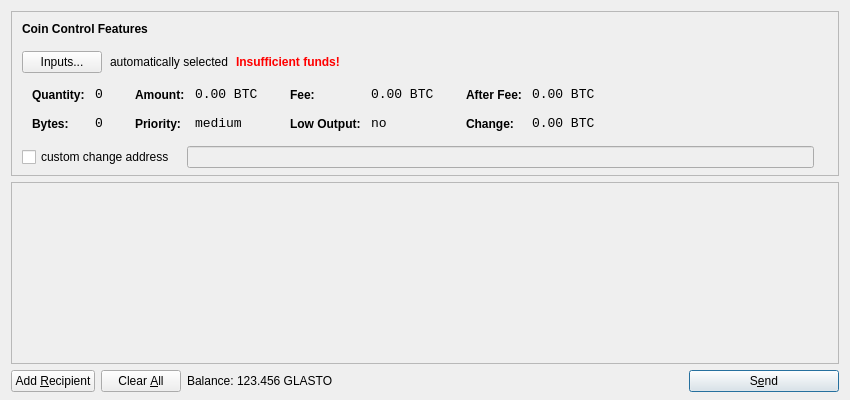
<?xml version="1.0" encoding="UTF-8"?>
<ui version="4.0">
 <class>SendCoinsDialog</class>
 <widget class="QDialog" name="SendCoinsDialog">
  <property name="geometry">
   <rect>
    <x>0</x>
    <y>0</y>
    <width>850</width>
    <height>400</height>
   </rect>
  </property>
  <property name="windowTitle">
   <string>Send Coins</string>
  </property>
  <layout class="QVBoxLayout" name="verticalLayout" stretch="0,1,0">
   <property name="bottomMargin">
    <number>8</number>
   </property>
   <item>
    <widget class="QFrame" name="frameCoinControl">
     <property name="sizePolicy">
      <sizepolicy hsizetype="Expanding" vsizetype="Expanding">
       <horstretch>0</horstretch>
       <verstretch>0</verstretch>
      </sizepolicy>
     </property>
     <property name="maximumSize">
      <size>
       <width>16777215</width>
       <height>16777215</height>
      </size>
     </property>
     <property name="frameShape">
      <enum>QFrame::StyledPanel</enum>
     </property>
     <property name="frameShadow">
      <enum>QFrame::Sunken</enum>
     </property>
     <layout class="QVBoxLayout" name="verticalLayoutCoinControl2">
      <property name="spacing">
       <number>-1</number>
      </property>
      <property name="leftMargin">
       <number>0</number>
      </property>
      <property name="topMargin">
       <number>0</number>
      </property>
      <property name="rightMargin">
       <number>0</number>
      </property>
      <property name="bottomMargin">
       <number>6</number>
      </property>
      <item>
       <layout class="QVBoxLayout" name="verticalLayoutCoinControl" stretch="0,0,0,0,1">
        <property name="spacing">
         <number>0</number>
        </property>
        <property name="leftMargin">
         <number>10</number>
        </property>
        <property name="topMargin">
         <number>10</number>
        </property>
        <item>
         <layout class="QHBoxLayout" name="horizontalLayoutCoinControl1">
          <property name="bottomMargin">
           <number>15</number>
          </property>
          <item>
           <widget class="QLabel" name="labelCoinControlFeatures">
            <property name="sizePolicy">
             <sizepolicy hsizetype="Preferred" vsizetype="Maximum">
              <horstretch>0</horstretch>
              <verstretch>0</verstretch>
             </sizepolicy>
            </property>
            <property name="font">
             <font>
              <weight>75</weight>
              <bold>true</bold>
             </font>
            </property>
            <property name="styleSheet">
             <string notr="true">font-weight:bold;</string>
            </property>
            <property name="text">
             <string>Coin Control Features</string>
            </property>
           </widget>
          </item>
         </layout>
        </item>
        <item>
         <layout class="QHBoxLayout" name="horizontalLayoutCoinControl2" stretch="0,0,0,0">
          <property name="spacing">
           <number>8</number>
          </property>
          <property name="bottomMargin">
           <number>10</number>
          </property>
          <item>
           <widget class="QPushButton" name="pushButtonCoinControl">
            <property name="styleSheet">
             <string notr="true"/>
            </property>
            <property name="text">
             <string>Inputs...</string>
            </property>
           </widget>
          </item>
          <item>
           <widget class="QLabel" name="labelCoinControlAutomaticallySelected">
            <property name="text">
             <string>automatically selected</string>
            </property>
            <property name="margin">
             <number>5</number>
            </property>
           </widget>
          </item>
          <item>
           <widget class="QLabel" name="labelCoinControlInsuffFunds">
            <property name="font">
             <font>
              <weight>75</weight>
              <bold>true</bold>
             </font>
            </property>
            <property name="styleSheet">
             <string notr="true">color:red;font-weight:bold;</string>
            </property>
            <property name="text">
             <string>Insufficient funds!</string>
            </property>
            <property name="margin">
             <number>5</number>
            </property>
           </widget>
          </item>
          <item>
           <spacer name="horizontalSpacerCoinControl">
            <property name="orientation">
             <enum>Qt::Horizontal</enum>
            </property>
            <property name="sizeHint" stdset="0">
             <size>
              <width>40</width>
              <height>1</height>
             </size>
            </property>
           </spacer>
          </item>
         </layout>
        </item>
        <item>
         <widget class="QWidget" name="widgetCoinControl" native="true">
          <property name="sizePolicy">
           <sizepolicy hsizetype="Preferred" vsizetype="Preferred">
            <horstretch>0</horstretch>
            <verstretch>0</verstretch>
           </sizepolicy>
          </property>
          <property name="minimumSize">
           <size>
            <width>0</width>
            <height>0</height>
           </size>
          </property>
          <property name="styleSheet">
           <string notr="true"/>
          </property>
          <layout class="QHBoxLayout" name="horizontalLayoutCoinControl5">
           <property name="margin">
            <number>0</number>
           </property>
           <item>
            <layout class="QHBoxLayout" name="horizontalLayoutCoinControl3" stretch="0,0,0,1">
             <property name="spacing">
              <number>20</number>
             </property>
             <property name="topMargin">
              <number>0</number>
             </property>
             <property name="bottomMargin">
              <number>10</number>
             </property>
             <item>
              <layout class="QFormLayout" name="formLayoutCoinControl1">
               <property name="horizontalSpacing">
                <number>10</number>
               </property>
               <property name="verticalSpacing">
                <number>14</number>
               </property>
               <property name="leftMargin">
                <number>10</number>
               </property>
               <property name="topMargin">
                <number>4</number>
               </property>
               <property name="rightMargin">
                <number>6</number>
               </property>
               <item row="0" column="0">
                <widget class="QLabel" name="labelCoinControlQuantityText">
                 <property name="styleSheet">
                  <string notr="true">font-weight:bold;</string>
                 </property>
                 <property name="text">
                  <string>Quantity:</string>
                 </property>
                 <property name="margin">
                  <number>0</number>
                 </property>
                </widget>
               </item>
               <item row="0" column="1">
                <widget class="QLabel" name="labelCoinControlQuantity">
                 <property name="font">
                  <font>
                   <family>Monospace</family>
                   <pointsize>10</pointsize>
                  </font>
                 </property>
                 <property name="cursor">
                  <cursorShape>IBeamCursor</cursorShape>
                 </property>
                 <property name="contextMenuPolicy">
                  <enum>Qt::ActionsContextMenu</enum>
                 </property>
                 <property name="text">
                  <string notr="true">0</string>
                 </property>
                 <property name="margin">
                  <number>0</number>
                 </property>
                 <property name="textInteractionFlags">
                  <set>Qt::LinksAccessibleByMouse|Qt::TextSelectableByKeyboard|Qt::TextSelectableByMouse</set>
                 </property>
                </widget>
               </item>
               <item row="1" column="0">
                <widget class="QLabel" name="labelCoinControlBytesText">
                 <property name="styleSheet">
                  <string notr="true">font-weight:bold;</string>
                 </property>
                 <property name="text">
                  <string>Bytes:</string>
                 </property>
                </widget>
               </item>
               <item row="1" column="1">
                <widget class="QLabel" name="labelCoinControlBytes">
                 <property name="font">
                  <font>
                   <family>Monospace</family>
                   <pointsize>10</pointsize>
                  </font>
                 </property>
                 <property name="cursor">
                  <cursorShape>IBeamCursor</cursorShape>
                 </property>
                 <property name="contextMenuPolicy">
                  <enum>Qt::ActionsContextMenu</enum>
                 </property>
                 <property name="text">
                  <string notr="true">0</string>
                 </property>
                 <property name="textInteractionFlags">
                  <set>Qt::LinksAccessibleByMouse|Qt::TextSelectableByKeyboard|Qt::TextSelectableByMouse</set>
                 </property>
                </widget>
               </item>
              </layout>
             </item>
             <item>
              <layout class="QFormLayout" name="formLayoutCoinControl2">
               <property name="horizontalSpacing">
                <number>10</number>
               </property>
               <property name="verticalSpacing">
                <number>14</number>
               </property>
               <property name="leftMargin">
                <number>6</number>
               </property>
               <property name="topMargin">
                <number>4</number>
               </property>
               <property name="rightMargin">
                <number>6</number>
               </property>
               <item row="0" column="0">
                <widget class="QLabel" name="labelCoinControlAmountText">
                 <property name="styleSheet">
                  <string notr="true">font-weight:bold;</string>
                 </property>
                 <property name="text">
                  <string>Amount:</string>
                 </property>
                 <property name="margin">
                  <number>0</number>
                 </property>
                </widget>
               </item>
               <item row="0" column="1">
                <widget class="QLabel" name="labelCoinControlAmount">
                 <property name="font">
                  <font>
                   <family>Monospace</family>
                   <pointsize>10</pointsize>
                  </font>
                 </property>
                 <property name="cursor">
                  <cursorShape>IBeamCursor</cursorShape>
                 </property>
                 <property name="contextMenuPolicy">
                  <enum>Qt::ActionsContextMenu</enum>
                 </property>
                 <property name="text">
                  <string notr="true">0.00 BTC</string>
                 </property>
                 <property name="textInteractionFlags">
                  <set>Qt::LinksAccessibleByMouse|Qt::TextSelectableByKeyboard|Qt::TextSelectableByMouse</set>
                 </property>
                </widget>
               </item>
               <item row="1" column="0">
                <widget class="QLabel" name="labelCoinControlPriorityText">
                 <property name="styleSheet">
                  <string notr="true">font-weight:bold;</string>
                 </property>
                 <property name="text">
                  <string>Priority:</string>
                 </property>
                </widget>
               </item>
               <item row="1" column="1">
                <widget class="QLabel" name="labelCoinControlPriority">
                 <property name="font">
                  <font>
                   <family>Monospace</family>
                   <pointsize>10</pointsize>
                  </font>
                 </property>
                 <property name="cursor">
                  <cursorShape>IBeamCursor</cursorShape>
                 </property>
                 <property name="contextMenuPolicy">
                  <enum>Qt::ActionsContextMenu</enum>
                 </property>
                 <property name="text">
                  <string>medium</string>
                 </property>
                 <property name="textInteractionFlags">
                  <set>Qt::LinksAccessibleByMouse|Qt::TextSelectableByKeyboard|Qt::TextSelectableByMouse</set>
                 </property>
                </widget>
               </item>
              </layout>
             </item>
             <item>
              <layout class="QFormLayout" name="formLayoutCoinControl3">
               <property name="horizontalSpacing">
                <number>10</number>
               </property>
               <property name="verticalSpacing">
                <number>14</number>
               </property>
               <property name="leftMargin">
                <number>6</number>
               </property>
               <property name="topMargin">
                <number>4</number>
               </property>
               <property name="rightMargin">
                <number>6</number>
               </property>
               <item row="0" column="0">
                <widget class="QLabel" name="labelCoinControlFeeText">
                 <property name="styleSheet">
                  <string notr="true">font-weight:bold;</string>
                 </property>
                 <property name="text">
                  <string>Fee:</string>
                 </property>
                 <property name="margin">
                  <number>0</number>
                 </property>
                </widget>
               </item>
               <item row="0" column="1">
                <widget class="QLabel" name="labelCoinControlFee">
                 <property name="font">
                  <font>
                   <family>Monospace</family>
                   <pointsize>10</pointsize>
                  </font>
                 </property>
                 <property name="cursor">
                  <cursorShape>IBeamCursor</cursorShape>
                 </property>
                 <property name="contextMenuPolicy">
                  <enum>Qt::ActionsContextMenu</enum>
                 </property>
                 <property name="text">
                  <string notr="true">0.00 BTC</string>
                 </property>
                 <property name="textInteractionFlags">
                  <set>Qt::LinksAccessibleByMouse|Qt::TextSelectableByKeyboard|Qt::TextSelectableByMouse</set>
                 </property>
                </widget>
               </item>
               <item row="1" column="0">
                <widget class="QLabel" name="labelCoinControlLowOutputText">
                 <property name="styleSheet">
                  <string notr="true">font-weight:bold;</string>
                 </property>
                 <property name="text">
                  <string>Low Output:</string>
                 </property>
                </widget>
               </item>
               <item row="1" column="1">
                <widget class="QLabel" name="labelCoinControlLowOutput">
                 <property name="font">
                  <font>
                   <family>Monospace</family>
                   <pointsize>10</pointsize>
                  </font>
                 </property>
                 <property name="cursor">
                  <cursorShape>IBeamCursor</cursorShape>
                 </property>
                 <property name="contextMenuPolicy">
                  <enum>Qt::ActionsContextMenu</enum>
                 </property>
                 <property name="text">
                  <string>no</string>
                 </property>
                 <property name="textInteractionFlags">
                  <set>Qt::LinksAccessibleByMouse|Qt::TextSelectableByKeyboard|Qt::TextSelectableByMouse</set>
                 </property>
                </widget>
               </item>
              </layout>
             </item>
             <item>
              <layout class="QFormLayout" name="formLayoutCoinControl4">
               <property name="horizontalSpacing">
                <number>10</number>
               </property>
               <property name="verticalSpacing">
                <number>14</number>
               </property>
               <property name="leftMargin">
                <number>6</number>
               </property>
               <property name="topMargin">
                <number>4</number>
               </property>
               <property name="rightMargin">
                <number>6</number>
               </property>
               <item row="0" column="0">
                <widget class="QLabel" name="labelCoinControlAfterFeeText">
                 <property name="styleSheet">
                  <string notr="true">font-weight:bold;</string>
                 </property>
                 <property name="text">
                  <string>After Fee:</string>
                 </property>
                 <property name="margin">
                  <number>0</number>
                 </property>
                </widget>
               </item>
               <item row="0" column="1">
                <widget class="QLabel" name="labelCoinControlAfterFee">
                 <property name="font">
                  <font>
                   <family>Monospace</family>
                   <pointsize>10</pointsize>
                  </font>
                 </property>
                 <property name="cursor">
                  <cursorShape>IBeamCursor</cursorShape>
                 </property>
                 <property name="contextMenuPolicy">
                  <enum>Qt::ActionsContextMenu</enum>
                 </property>
                 <property name="text">
                  <string notr="true">0.00 BTC</string>
                 </property>
                 <property name="textInteractionFlags">
                  <set>Qt::LinksAccessibleByMouse|Qt::TextSelectableByKeyboard|Qt::TextSelectableByMouse</set>
                 </property>
                </widget>
               </item>
               <item row="1" column="0">
                <widget class="QLabel" name="labelCoinControlChangeText">
                 <property name="styleSheet">
                  <string notr="true">font-weight:bold;</string>
                 </property>
                 <property name="text">
                  <string>Change:</string>
                 </property>
                </widget>
               </item>
               <item row="1" column="1">
                <widget class="QLabel" name="labelCoinControlChange">
                 <property name="font">
                  <font>
                   <family>Monospace</family>
                   <pointsize>10</pointsize>
                  </font>
                 </property>
                 <property name="cursor">
                  <cursorShape>IBeamCursor</cursorShape>
                 </property>
                 <property name="contextMenuPolicy">
                  <enum>Qt::ActionsContextMenu</enum>
                 </property>
                 <property name="text">
                  <string notr="true">0.00 BTC</string>
                 </property>
                 <property name="textInteractionFlags">
                  <set>Qt::LinksAccessibleByMouse|Qt::TextSelectableByKeyboard|Qt::TextSelectableByMouse</set>
                 </property>
                </widget>
               </item>
              </layout>
             </item>
            </layout>
           </item>
          </layout>
         </widget>
        </item>
        <item>
         <layout class="QHBoxLayout" name="horizontalLayoutCoinControl4" stretch="0,0,0">
          <property name="spacing">
           <number>12</number>
          </property>
          <property name="sizeConstraint">
           <enum>QLayout::SetDefaultConstraint</enum>
          </property>
          <property name="topMargin">
           <number>5</number>
          </property>
          <property name="rightMargin">
           <number>5</number>
          </property>
          <item>
           <widget class="QCheckBox" name="checkBoxCoinControlChange">
            <property name="text">
             <string>custom change address</string>
            </property>
           </widget>
          </item>
          <item>
           <widget class="QLineEdit" name="lineEditCoinControlChange">
            <property name="enabled">
             <bool>false</bool>
            </property>
            <property name="sizePolicy">
             <sizepolicy hsizetype="Expanding" vsizetype="Fixed">
              <horstretch>0</horstretch>
              <verstretch>0</verstretch>
             </sizepolicy>
            </property>
           </widget>
          </item>
          <item>
           <widget class="QLabel" name="labelCoinControlChangeLabel">
            <property name="sizePolicy">
             <sizepolicy hsizetype="Preferred" vsizetype="Expanding">
              <horstretch>0</horstretch>
              <verstretch>0</verstretch>
             </sizepolicy>
            </property>
            <property name="minimumSize">
             <size>
              <width>0</width>
              <height>0</height>
             </size>
            </property>
            <property name="text">
             <string/>
            </property>
            <property name="margin">
             <number>3</number>
            </property>
           </widget>
          </item>
         </layout>
        </item>
        <item>
         <spacer name="verticalSpacerCoinControl">
          <property name="orientation">
           <enum>Qt::Vertical</enum>
          </property>
          <property name="sizeHint" stdset="0">
           <size>
            <width>800</width>
            <height>1</height>
           </size>
          </property>
         </spacer>
        </item>
       </layout>
      </item>
     </layout>
    </widget>
   </item>
   <item>
    <widget class="QScrollArea" name="scrollArea">
     <property name="widgetResizable">
      <bool>true</bool>
     </property>
     <widget class="QWidget" name="scrollAreaWidgetContents">
      <property name="geometry">
       <rect>
        <x>0</x>
        <y>0</y>
        <width>830</width>
        <height>165</height>
       </rect>
      </property>
      <layout class="QVBoxLayout" name="verticalLayout_2">
       <property name="margin">
        <number>0</number>
       </property>
       <item>
        <layout class="QVBoxLayout" name="entries">
         <property name="spacing">
          <number>6</number>
         </property>
        </layout>
       </item>
       <item>
        <spacer name="verticalSpacer">
         <property name="orientation">
          <enum>Qt::Vertical</enum>
         </property>
         <property name="sizeHint" stdset="0">
          <size>
           <width>20</width>
           <height>40</height>
          </size>
         </property>
        </spacer>
       </item>
      </layout>
     </widget>
    </widget>
   </item>
   <item>
    <layout class="QHBoxLayout" name="horizontalLayout">
     <item>
      <widget class="QPushButton" name="addButton">
       <property name="toolTip">
        <string>Send to multiple recipients at once</string>
       </property>
       <property name="text">
        <string>Add &amp;Recipient</string>
       </property>
       <property name="icon">
        <iconset resource="../bitcoin.qrc">
         <normaloff>:/icons/add</normaloff>:/icons/add</iconset>
       </property>
       <property name="autoDefault">
        <bool>false</bool>
       </property>
      </widget>
     </item>
     <item>
      <widget class="QPushButton" name="clearButton">
       <property name="sizePolicy">
        <sizepolicy hsizetype="Minimum" vsizetype="Fixed">
         <horstretch>0</horstretch>
         <verstretch>0</verstretch>
        </sizepolicy>
       </property>
       <property name="toolTip">
        <string>Remove all transaction fields</string>
       </property>
       <property name="text">
        <string>Clear &amp;All</string>
       </property>
       <property name="icon">
        <iconset resource="../bitcoin.qrc">
         <normaloff>:/icons/remove</normaloff>:/icons/remove</iconset>
       </property>
       <property name="autoRepeatDelay">
        <number>300</number>
       </property>
       <property name="autoDefault">
        <bool>false</bool>
       </property>
      </widget>
     </item>
     <item>
      <layout class="QHBoxLayout" name="horizontalLayout_2">
       <property name="spacing">
        <number>3</number>
       </property>
       <item>
        <widget class="QLabel" name="label">
         <property name="text">
          <string>Balance:</string>
         </property>
        </widget>
       </item>
       <item>
        <widget class="QLabel" name="labelBalance">
         <property name="cursor">
          <cursorShape>IBeamCursor</cursorShape>
         </property>
         <property name="text">
          <string>123.456 GLASTO</string>
         </property>
         <property name="textInteractionFlags">
          <set>Qt::LinksAccessibleByMouse|Qt::TextSelectableByKeyboard|Qt::TextSelectableByMouse</set>
         </property>
        </widget>
       </item>
      </layout>
     </item>
     <item>
      <spacer name="horizontalSpacer">
       <property name="orientation">
        <enum>Qt::Horizontal</enum>
       </property>
       <property name="sizeHint" stdset="0">
        <size>
         <width>40</width>
         <height>20</height>
        </size>
       </property>
      </spacer>
     </item>
     <item>
      <widget class="QPushButton" name="sendButton">
       <property name="minimumSize">
        <size>
         <width>150</width>
         <height>0</height>
        </size>
       </property>
       <property name="toolTip">
        <string>Confirm the send action</string>
       </property>
       <property name="text">
        <string>S&amp;end</string>
       </property>
       <property name="icon">
        <iconset resource="../bitcoin.qrc">
         <normaloff>:/icons/send</normaloff>:/icons/send</iconset>
       </property>
       <property name="default">
        <bool>true</bool>
       </property>
      </widget>
     </item>
    </layout>
   </item>
  </layout>
 </widget>
 <resources>
  <include location="../bitcoin.qrc"/>
 </resources>
 <connections/>
</ui>
